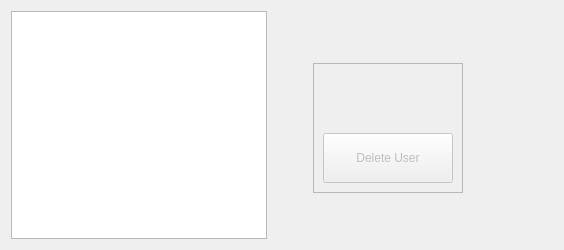
             <widget class="QWidget" name="all_users_tab">
              <attribute name="title">
               <string>All Users</string>
              </attribute>
              <layout class="QGridLayout" name="gridLayout_9">
               <item row="0" column="2">
                <spacer name="verticalSpacer_13">
                 <property name="palette">
                  <palette>
                   <active>
                    <colorrole role="Highlight">
                     <brush brushstyle="SolidPattern">
                      <color alpha="255">
                       <red>0</red>
                       <green>255</green>
                       <blue>245</blue>
                      </color>
                     </brush>
                    </colorrole>
                    <colorrole role="HighlightedText">
                     <brush brushstyle="SolidPattern">
                      <color alpha="255">
                       <red>34</red>
                       <green>40</green>
                       <blue>49</blue>
                      </color>
                     </brush>
                    </colorrole>
                   </active>
                   <inactive>
                    <colorrole role="Highlight">
                     <brush brushstyle="SolidPattern">
                      <color alpha="255">
                       <red>0</red>
                       <green>255</green>
                       <blue>245</blue>
                      </color>
                     </brush>
                    </colorrole>
                    <colorrole role="HighlightedText">
                     <brush brushstyle="SolidPattern">
                      <color alpha="255">
                       <red>34</red>
                       <green>40</green>
                       <blue>49</blue>
                      </color>
                     </brush>
                    </colorrole>
                   </inactive>
                   <disabled>
                    <colorrole role="Highlight">
                     <brush brushstyle="SolidPattern">
                      <color alpha="255">
                       <red>0</red>
                       <green>120</green>
                       <blue>215</blue>
                      </color>
                     </brush>
                    </colorrole>
                    <colorrole role="HighlightedText">
                     <brush brushstyle="SolidPattern">
                      <color alpha="255">
                       <red>34</red>
                       <green>40</green>
                       <blue>49</blue>
                      </color>
                     </brush>
                    </colorrole>
                   </disabled>
                  </palette>
                 </property>
                 <property name="orientation">
                  <enum>Qt::Vertical</enum>
                 </property>
                 <property name="sizeHint" stdset="0">
                  <size>
                   <width>20</width>
                   <height>40</height>
                  </size>
                 </property>
                </spacer>
               </item>
               <item row="2" column="1">
                <spacer name="horizontalSpacer_13">
                 <property name="palette">
                  <palette>
                   <active>
                    <colorrole role="Highlight">
                     <brush brushstyle="SolidPattern">
                      <color alpha="255">
                       <red>0</red>
                       <green>255</green>
                       <blue>245</blue>
                      </color>
                     </brush>
                    </colorrole>
                    <colorrole role="HighlightedText">
                     <brush brushstyle="SolidPattern">
                      <color alpha="255">
                       <red>34</red>
                       <green>40</green>
                       <blue>49</blue>
                      </color>
                     </brush>
                    </colorrole>
                   </active>
                   <inactive>
                    <colorrole role="Highlight">
                     <brush brushstyle="SolidPattern">
                      <color alpha="255">
                       <red>0</red>
                       <green>255</green>
                       <blue>245</blue>
                      </color>
                     </brush>
                    </colorrole>
                    <colorrole role="HighlightedText">
                     <brush brushstyle="SolidPattern">
                      <color alpha="255">
                       <red>34</red>
                       <green>40</green>
                       <blue>49</blue>
                      </color>
                     </brush>
                    </colorrole>
                   </inactive>
                   <disabled>
                    <colorrole role="Highlight">
                     <brush brushstyle="SolidPattern">
                      <color alpha="255">
                       <red>0</red>
                       <green>120</green>
                       <blue>215</blue>
                      </color>
                     </brush>
                    </colorrole>
                    <colorrole role="HighlightedText">
                     <brush brushstyle="SolidPattern">
                      <color alpha="255">
                       <red>34</red>
                       <green>40</green>
                       <blue>49</blue>
                      </color>
                     </brush>
                    </colorrole>
                   </disabled>
                  </palette>
                 </property>
                 <property name="orientation">
                  <enum>Qt::Horizontal</enum>
                 </property>
                 <property name="sizeType">
                  <enum>QSizePolicy::Maximum</enum>
                 </property>
                 <property name="sizeHint" stdset="0">
                  <size>
                   <width>40</width>
                   <height>20</height>
                  </size>
                 </property>
                </spacer>
               </item>
               <item row="0" column="0" rowspan="4">
                <widget class="QTableView" name="users_tv">
                 <property name="palette">
                  <palette>
                   <active>
                    <colorrole role="Highlight">
                     <brush brushstyle="SolidPattern">
                      <color alpha="255">
                       <red>0</red>
                       <green>255</green>
                       <blue>245</blue>
                      </color>
                     </brush>
                    </colorrole>
                    <colorrole role="HighlightedText">
                     <brush brushstyle="SolidPattern">
                      <color alpha="255">
                       <red>34</red>
                       <green>40</green>
                       <blue>49</blue>
                      </color>
                     </brush>
                    </colorrole>
                   </active>
                   <inactive>
                    <colorrole role="Highlight">
                     <brush brushstyle="SolidPattern">
                      <color alpha="255">
                       <red>0</red>
                       <green>255</green>
                       <blue>245</blue>
                      </color>
                     </brush>
                    </colorrole>
                    <colorrole role="HighlightedText">
                     <brush brushstyle="SolidPattern">
                      <color alpha="255">
                       <red>34</red>
                       <green>40</green>
                       <blue>49</blue>
                      </color>
                     </brush>
                    </colorrole>
                   </inactive>
                   <disabled>
                    <colorrole role="Highlight">
                     <brush brushstyle="SolidPattern">
                      <color alpha="255">
                       <red>0</red>
                       <green>120</green>
                       <blue>215</blue>
                      </color>
                     </brush>
                    </colorrole>
                    <colorrole role="HighlightedText">
                     <brush brushstyle="SolidPattern">
                      <color alpha="255">
                       <red>34</red>
                       <green>40</green>
                       <blue>49</blue>
                      </color>
                     </brush>
                    </colorrole>
                   </disabled>
                  </palette>
                 </property>
                 <property name="frameShadow">
                  <enum>QFrame::Plain</enum>
                 </property>
                 <property name="editTriggers">
                  <set>QAbstractItemView::NoEditTriggers</set>
                 </property>
                 <property name="selectionBehavior">
                  <enum>QAbstractItemView::SelectRows</enum>
                 </property>
                </widget>
               </item>
               <item row="3" column="2">
                <spacer name="verticalSpacer_14">
                 <property name="palette">
                  <palette>
                   <active>
                    <colorrole role="Highlight">
                     <brush brushstyle="SolidPattern">
                      <color alpha="255">
                       <red>0</red>
                       <green>255</green>
                       <blue>245</blue>
                      </color>
                     </brush>
                    </colorrole>
                    <colorrole role="HighlightedText">
                     <brush brushstyle="SolidPattern">
                      <color alpha="255">
                       <red>34</red>
                       <green>40</green>
                       <blue>49</blue>
                      </color>
                     </brush>
                    </colorrole>
                   </active>
                   <inactive>
                    <colorrole role="Highlight">
                     <brush brushstyle="SolidPattern">
                      <color alpha="255">
                       <red>0</red>
                       <green>255</green>
                       <blue>245</blue>
                      </color>
                     </brush>
                    </colorrole>
                    <colorrole role="HighlightedText">
                     <brush brushstyle="SolidPattern">
                      <color alpha="255">
                       <red>34</red>
                       <green>40</green>
                       <blue>49</blue>
                      </color>
                     </brush>
                    </colorrole>
                   </inactive>
                   <disabled>
                    <colorrole role="Highlight">
                     <brush brushstyle="SolidPattern">
                      <color alpha="255">
                       <red>0</red>
                       <green>120</green>
                       <blue>215</blue>
                      </color>
                     </brush>
                    </colorrole>
                    <colorrole role="HighlightedText">
                     <brush brushstyle="SolidPattern">
                      <color alpha="255">
                       <red>34</red>
                       <green>40</green>
                       <blue>49</blue>
                      </color>
                     </brush>
                    </colorrole>
                   </disabled>
                  </palette>
                 </property>
                 <property name="orientation">
                  <enum>Qt::Vertical</enum>
                 </property>
                 <property name="sizeHint" stdset="0">
                  <size>
                   <width>20</width>
                   <height>40</height>
                  </size>
                 </property>
                </spacer>
               </item>
               <item row="2" column="3">
                <spacer name="horizontalSpacer_14">
                 <property name="palette">
                  <palette>
                   <active>
                    <colorrole role="Highlight">
                     <brush brushstyle="SolidPattern">
                      <color alpha="255">
                       <red>0</red>
                       <green>255</green>
                       <blue>245</blue>
                      </color>
                     </brush>
                    </colorrole>
                    <colorrole role="HighlightedText">
                     <brush brushstyle="SolidPattern">
                      <color alpha="255">
                       <red>34</red>
                       <green>40</green>
                       <blue>49</blue>
                      </color>
                     </brush>
                    </colorrole>
                   </active>
                   <inactive>
                    <colorrole role="Highlight">
                     <brush brushstyle="SolidPattern">
                      <color alpha="255">
                       <red>0</red>
                       <green>255</green>
                       <blue>245</blue>
                      </color>
                     </brush>
                    </colorrole>
                    <colorrole role="HighlightedText">
                     <brush brushstyle="SolidPattern">
                      <color alpha="255">
                       <red>34</red>
                       <green>40</green>
                       <blue>49</blue>
                      </color>
                     </brush>
                    </colorrole>
                   </inactive>
                   <disabled>
                    <colorrole role="Highlight">
                     <brush brushstyle="SolidPattern">
                      <color alpha="255">
                       <red>0</red>
                       <green>120</green>
                       <blue>215</blue>
                      </color>
                     </brush>
                    </colorrole>
                    <colorrole role="HighlightedText">
                     <brush brushstyle="SolidPattern">
                      <color alpha="255">
                       <red>34</red>
                       <green>40</green>
                       <blue>49</blue>
                      </color>
                     </brush>
                    </colorrole>
                   </disabled>
                  </palette>
                 </property>
                 <property name="orientation">
                  <enum>Qt::Horizontal</enum>
                 </property>
                 <property name="sizeType">
                  <enum>QSizePolicy::Fixed</enum>
                 </property>
                 <property name="sizeHint" stdset="0">
                  <size>
                   <width>90</width>
                   <height>20</height>
                  </size>
                 </property>
                </spacer>
               </item>
               <item row="2" column="2">
                <widget class="QFrame" name="frame_9">
                 <property name="minimumSize">
                  <size>
                   <width>150</width>
                   <height>0</height>
                  </size>
                 </property>
                 <property name="palette">
                  <palette>
                   <active>
                    <colorrole role="Highlight">
                     <brush brushstyle="SolidPattern">
                      <color alpha="255">
                       <red>0</red>
                       <green>255</green>
                       <blue>245</blue>
                      </color>
                     </brush>
                    </colorrole>
                    <colorrole role="HighlightedText">
                     <brush brushstyle="SolidPattern">
                      <color alpha="255">
                       <red>34</red>
                       <green>40</green>
                       <blue>49</blue>
                      </color>
                     </brush>
                    </colorrole>
                   </active>
                   <inactive>
                    <colorrole role="Highlight">
                     <brush brushstyle="SolidPattern">
                      <color alpha="255">
                       <red>0</red>
                       <green>255</green>
                       <blue>245</blue>
                      </color>
                     </brush>
                    </colorrole>
                    <colorrole role="HighlightedText">
                     <brush brushstyle="SolidPattern">
                      <color alpha="255">
                       <red>34</red>
                       <green>40</green>
                       <blue>49</blue>
                      </color>
                     </brush>
                    </colorrole>
                   </inactive>
                   <disabled>
                    <colorrole role="Highlight">
                     <brush brushstyle="SolidPattern">
                      <color alpha="255">
                       <red>0</red>
                       <green>120</green>
                       <blue>215</blue>
                      </color>
                     </brush>
                    </colorrole>
                    <colorrole role="HighlightedText">
                     <brush brushstyle="SolidPattern">
                      <color alpha="255">
                       <red>34</red>
                       <green>40</green>
                       <blue>49</blue>
                      </color>
                     </brush>
                    </colorrole>
                   </disabled>
                  </palette>
                 </property>
                 <property name="frameShape">
                  <enum>QFrame::StyledPanel</enum>
                 </property>
                 <property name="frameShadow">
                  <enum>QFrame::Raised</enum>
                 </property>
                 <property name="class" stdset="0">
                  <string>dash_holder</string>
                 </property>
                 <layout class="QVBoxLayout" name="verticalLayout_5">
                  <property name="spacing">
                   <number>10</number>
                  </property>
                  <item>
                   <widget class="QLabel" name="username_label">
                    <property name="minimumSize">
                     <size>
                      <width>0</width>
                      <height>50</height>
                     </size>
                    </property>
                    <property name="maximumSize">
                     <size>
                      <width>16777215</width>
                      <height>16777215</height>
                     </size>
                    </property>
                    <property name="baseSize">
                     <size>
                      <width>0</width>
                      <height>0</height>
                     </size>
                    </property>
                    <property name="palette">
                     <palette>
                      <active>
                       <colorrole role="WindowText">
                        <brush brushstyle="SolidPattern">
                         <color alpha="255">
                          <red>255</red>
                          <green>255</green>
                          <blue>255</blue>
                         </color>
                        </brush>
                       </colorrole>
                      </active>
                      <inactive>
                       <colorrole role="WindowText">
                        <brush brushstyle="SolidPattern">
                         <color alpha="255">
                          <red>255</red>
                          <green>255</green>
                          <blue>255</blue>
                         </color>
                        </brush>
                       </colorrole>
                      </inactive>
                      <disabled>
                       <colorrole role="WindowText">
                        <brush brushstyle="SolidPattern">
                         <color alpha="255">
                          <red>120</red>
                          <green>120</green>
                          <blue>120</blue>
                         </color>
                        </brush>
                       </colorrole>
                      </disabled>
                     </palette>
                    </property>
                    <property name="text">
                     <string/>
                    </property>
                    <property name="alignment">
                     <set>Qt::AlignCenter</set>
                    </property>
                    <property name="wordWrap">
                     <bool>true</bool>
                    </property>
                   </widget>
                  </item>
                  <item>
                   <widget class="QPushButton" name="delete_user_btn">
                    <property name="enabled">
                     <bool>false</bool>
                    </property>
                    <property name="minimumSize">
                     <size>
                      <width>0</width>
                      <height>50</height>
                     </size>
                    </property>
                    <property name="maximumSize">
                     <size>
                      <width>16777215</width>
                      <height>50</height>
                     </size>
                    </property>
                    <property name="palette">
                     <palette>
                      <active>
                       <colorrole role="Highlight">
                        <brush brushstyle="SolidPattern">
                         <color alpha="255">
                          <red>0</red>
                          <green>255</green>
                          <blue>245</blue>
                         </color>
                        </brush>
                       </colorrole>
                       <colorrole role="HighlightedText">
                        <brush brushstyle="SolidPattern">
                         <color alpha="255">
                          <red>34</red>
                          <green>40</green>
                          <blue>49</blue>
                         </color>
                        </brush>
                       </colorrole>
                      </active>
                      <inactive>
                       <colorrole role="Highlight">
                        <brush brushstyle="SolidPattern">
                         <color alpha="255">
                          <red>0</red>
                          <green>255</green>
                          <blue>245</blue>
                         </color>
                        </brush>
                       </colorrole>
                       <colorrole role="HighlightedText">
                        <brush brushstyle="SolidPattern">
                         <color alpha="255">
                          <red>34</red>
                          <green>40</green>
                          <blue>49</blue>
                         </color>
                        </brush>
                       </colorrole>
                      </inactive>
                      <disabled>
                       <colorrole role="Highlight">
                        <brush brushstyle="SolidPattern">
                         <color alpha="255">
                          <red>0</red>
                          <green>120</green>
                          <blue>215</blue>
                         </color>
                        </brush>
                       </colorrole>
                       <colorrole role="HighlightedText">
                        <brush brushstyle="SolidPattern">
                         <color alpha="255">
                          <red>34</red>
                          <green>40</green>
                          <blue>49</blue>
                         </color>
                        </brush>
                       </colorrole>
                      </disabled>
                     </palette>
                    </property>
                    <property name="text">
                     <string>Delete User</string>
                    </property>
                    <property name="icon">
                     <iconset resource="icons.qrc">
                      <normaloff>:/icons/icons/delete.png</normaloff>:/icons/icons/delete.png</iconset>
                    </property>
                    <property name="iconSize">
                     <size>
                      <width>20</width>
                      <height>25</height>
                     </size>
                    </property>
                   </widget>
                  </item>
                 </layout>
                </widget>
               </item>
              </layout>
             </widget>
